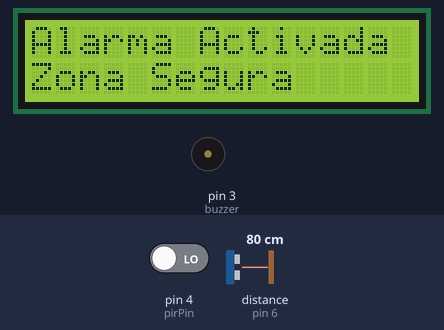
Recording of a sketch running on a simulated Arduino Uno, built with avr-gcc and run on an emulated ATmega328P. Parts: 16×2 character LCD, buzzer (waves = sounding). Wiring (inferred from the names in the program): ultrasonic range finder: trigger pin 5; echo pin 6. Inputs (shaded band) come from the test bench; at power-on: distance to the obstacle (sensor on pin 6) 80 cm, pin 4 (pirPin) LOW. The echo pulse lasts 58.3 µs per cm.

Above: at 1.2 s.
1.3 s: distance to the obstacle (sensor on pin 6) set to 12 cm
2.8 s: distance to the obstacle (sensor on pin 6) set to 9 cm
At 3.5 s:
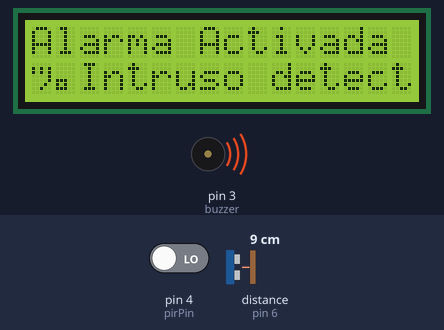
5.8 s: distance to the obstacle (sensor on pin 6) set to 18 cm
At 6.9 s:
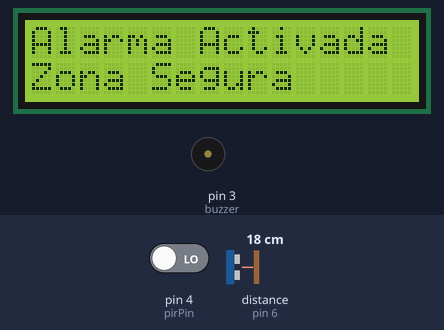
10.6 s: distance to the obstacle (sensor on pin 6) set to 2 cm
At 11.5 s:
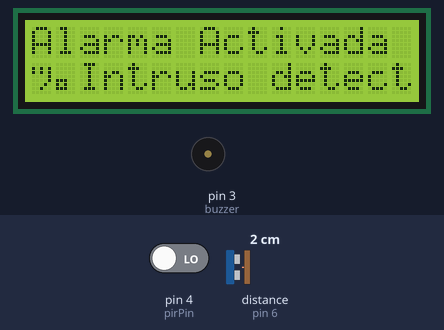
13.6 s: distance to the obstacle (sensor on pin 6) set to 35 cm
At 15.0 s:
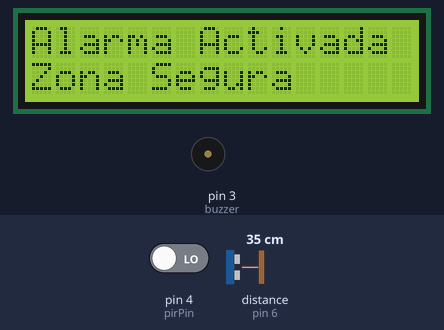
Timing chart, 0 to 16.2 s (numbered marks = the images above; inputs shaded):
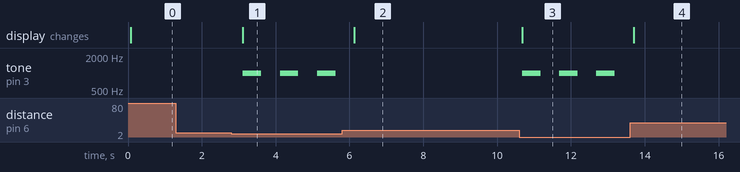

The sketch:

11_alarma_pir_ultrasonico_lcd_buzzer.ino
```cpp
#include <LiquidCrystal.h>

// Configuración de la pantalla LCD
LiquidCrystal lcd(7, 8, 9, 10, 11, 12);

// Configuración de sensores y actuadores
const int pirPin = 4;    // PIR en D4
const int trigPin = 5;   // TRIG del HC-SR04 en D5
const int echoPin = 6;   // ECHO del HC-SR04 en D6
const int buzzer = 3;    // Buzzer en D3

void setup() {
  lcd.begin(16, 2);
  pinMode(pirPin, INPUT);
  pinMode(trigPin, OUTPUT);
  pinMode(echoPin, INPUT);
  pinMode(buzzer, OUTPUT);

  lcd.setCursor(0, 0);
  lcd.print("Alarma Activada");
}

void loop() {
  int estadoPIR = digitalRead(pirPin);
  int distancia = medirDistancia();  // Obtener distancia con función personalizada

  lcd.setCursor(0, 1);
  lcd.print("                ");  // Borra el mensaje anterior
  lcd.setCursor(0, 1);

  if (estadoPIR == HIGH || (distancia > 0 && distancia < 10)) {
    lcd.print("¡Intruso detectado!");
    tone(buzzer, 1000);  // Sonido de alarma
    delay(500);
    noTone(buzzer);
  } else {
    lcd.print("Zona Segura");
  }

  delay(500);
}

// Función para medir distancia con el HC-SR04
int medirDistancia() {
  digitalWrite(trigPin, LOW);
  delayMicroseconds(2);
  digitalWrite(trigPin, HIGH);
  delayMicroseconds(10);
  digitalWrite(trigPin, LOW);

  long duracion = pulseIn(echoPin, HIGH, 30000);  // Máximo 30ms de espera
  if (duracion == 0) return 999;  // Si no detecta nada, devuelve 999 cm

  int distancia = duracion * 0.034 / 2;  // Convertir tiempo a distancia en cm
  return distancia;
}
```

Measured:
- the behaviour switches between 11 and 10 cm on distance to the obstacle (sensor on pin 6) (found by bisection; images 0 and 1)
- after the input at 1.3 s, every drawn part: stays the same
- after the input at 2.8 s, tone on pin 3 (buzzer): alternates 1000 Hz for 0.50 s and silent for 0.51 s, starting after 0.31 s; the display: changes after 0.31 s (image 1)
- after the input at 5.8 s, tone on pin 3 (buzzer): stops changing and stays silent; the display: changes after 0.33 s (image 2)
- after the input at 10.6 s, tone on pin 3 (buzzer): alternates 1000 Hz for 0.50 s and silent for 0.51 s, starting after 0.08 s; the display: changes after 0.08 s (image 3)
- after the input at 13.6 s, tone on pin 3 (buzzer): stops changing and stays silent; the display: changes after 0.10 s (image 4)
